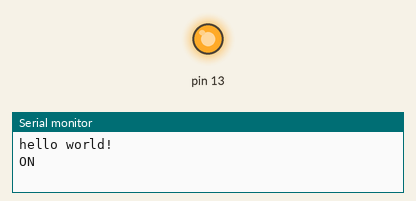
This sketch was run on a simulated Arduino Uno, built with avr-gcc and run on an emulated ATmega328P. On the bench: output pins drawn as LEDs (lit = HIGH), the last lines printed to the serial monitor.

Above: at 1.0 s.
At 6.0 s:
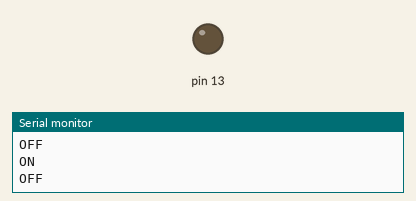
Timing chart, 0 to 11.7 s (numbered marks = the images above):
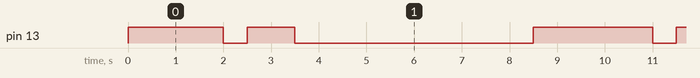

The sketch:

sensor-project.ino
```cpp
void setup() {
  // put your setup code here, to run once:


  pinMode(13, OUTPUT);

    // Initialize serial communication at a specific baud rate

   Serial.begin(9600);
   Serial.println("hello world!");


}

void loop() {
  // put your main code here, to run repeatedly:

digitalWrite(13,HIGH);
Serial.println("ON");
delay(2000);
digitalWrite(13,LOW);
Serial.println("OFF");
delay(500);
digitalWrite(13,HIGH);
Serial.println("ON");
delay(1000);
digitalWrite(13,LOW);
Serial.println("OFF");
delay(5000);
digitalWrite(13,HIGH);
Serial.println("ON");
delay(500);

}
```

Measured:
- by itself, pin 13: repeats every 9.0 s: LOW 0.50 s, HIGH 1.0 s, LOW 5.0 s, HIGH 2.5 s
- by itself, everything shown: repeats every 9.0 s, in 4 steps
